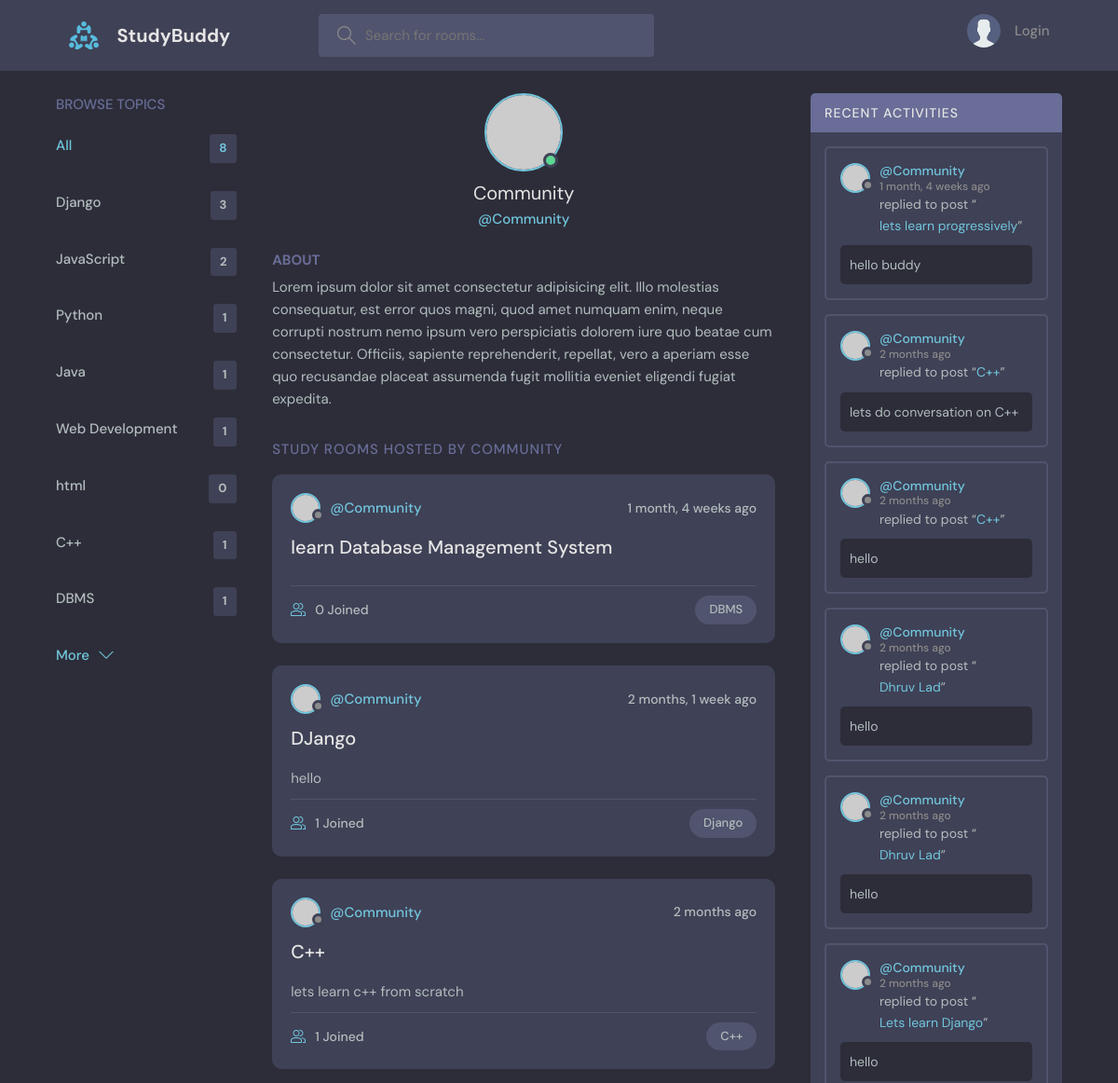
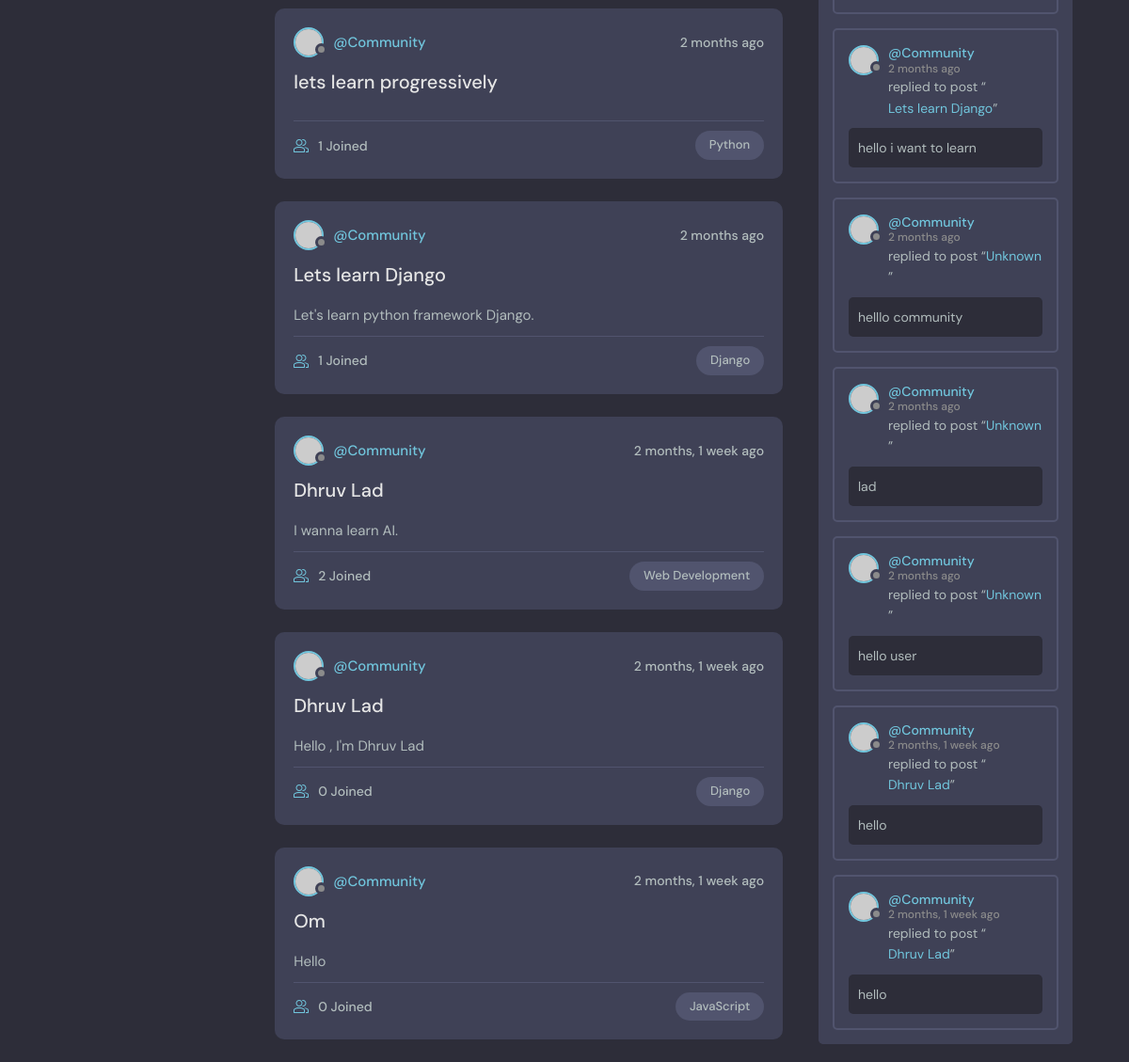
The app's page /profile/1 with its own data (2 pictures, top to bottom).
### CommunityApp/models.py (models this page shows, shortened)
class Topic(models.Model):
    name = models.CharField(max_length = 200)

class Room(models.Model):
    host = models.ForeignKey(User, on_delete=models.SET_NULL, null = True)
    topic = models.ForeignKey(Topic, on_delete=models.SET_NULL, null = True)
    name = models.CharField(max_length = 200)
    description = models.TextField(null = True, blank = True)
    participants = models.ManyToManyField(User, related_name= "participants", blank=True)
    updated = models.DateTimeField(auto_now = True)
    created  = models.DateTimeField(auto_now_add = True)
    class Meta:
        ordering = ['-updated', '-created']

class Message(models.Model):
    user = models.ForeignKey(User, on_delete=models.CASCADE)
    room = models.ForeignKey(Room, on_delete=models.CASCADE)
    body = models.TextField()
    updated = models.DateTimeField(auto_now = True)
    created  = models.DateTimeField(auto_now_add = True)
    class Meta:
        ordering = ['-updated', '-created']

### CommunityApp/views.py (the view)
# urls.py: path('profile/<str:pk>', views.userProfile, name='user-profile'),
def userProfile(request, pk):
    user = User.objects.get(id=pk)
    rooms = user.room_set.all()
    room_messages = user.message_set.all()
    topics = Topic.objects.all()
    context = {'user': user, 'rooms': rooms, 'room_messages': room_messages, 'topics': topics}
    return render(request, 'CommunityApp/profile.html', context)

### CommunityApp/templates/CommunityApp/profile.html (shortened to what this page needs)
{% extends 'main.html' %}
{% block content %}
  <main class="profile-page layout layout--3">
    <div class="container">
        {% include 'CommunityApp/topic_component.html' %}
      <div class="roomList">
        <div class="profile">
          <div class="profile__avatar">
            <div class="avatar avatar--large active">
              <img src="https://randomuser.me/api/portraits/men/11.jpg" />
            </div>
          </div>
          <div class="profile__info">
            <h3>{{user.username}}</h3>
            <p>@{{user.username}}</p>
          </div>
          <div class="profile__about">
            <h3>About</h3>
            <p>
              Lorem ipsum dolor sit amet consectetur adipisicing elit. Illo molestias consequatur, est error quos magni, quod amet numquam enim, neque corrupti nostrum nemo ipsum vero perspiciatis dolorem iure quo beatae cum consectetur. Officiis, sapiente reprehenderit, repellat, vero a aperiam esse quo recusandae placeat assumenda fugit mollitia eveniet eligendi fugiat expedita.
            </p>
          </div>
        </div>
        <div class="roomList__header">
          <div>
            <h2>Study Rooms Hosted by {{user.username}}</a>
            </h2>
          </div>
        </div>
        {% include 'CommunityApp/feed_component.html' %}
      </div>
      <div class="activities">
        {% include 'CommunityApp/activity_component.html' %}
      </div>
    </div>
  </main>
  {% endblock %}

### templates/main.html (shortened to what this page needs)
{% load static %}
<!DOCTYPE html>
<html lang="en">
  <head>
    <link rel="stylesheet" href="{% static 'styles/style.css' %}" />
  </head>
  <body>
    {% include 'navbar.html' %}
    {% block content %}
    {% endblock %}
  </body>
</html>

### templates/navbar.html (shortened to what this page needs)
{% load static %}
<header class="header header--loggedIn">
    <div class="container">
      <a href="/" class="header__logo">
        <img src="{% static 'img/logo.svg' %}" />
        <h1>StudyBuddy</h1>
      </a>
      <form class="header__search" action="{% url 'home' %}" method="get">
        <label>
          <input placeholder="Search for rooms..." name="q" />
        </label>
      </form>
      <nav class="header__menu">
        {% if request.user.is_authenticated %}
        <div class="header__user">
          <a href="{% url 'user-profile' user.id %}">
            <div class="avatar avatar--medium active">
              <img src="https://randomuser.me/api/portraits/men/37.jpg" />
            </div>
            <p>{{request.user.username}} <span>@{{request.user.username}}</span></p>
          </a>
          <button class="dropdown-button">
            <svg version="1.1" xmlns="http://www.w3.org/2000/svg" width="32" height="32" viewBox="0 0 32 32">
              <title>chevron-down</title>
              <path d="M16 21l-13-13h-3l16 16 16-16h-3l-13 13z"></path>
            </svg>
          </button>
        </div>
        {% else %}
        <a href="{% url 'loginpage' %}">
          <img src="{% static 'img/avatar.svg' %}" />
          <p>Login</p>
        </a>
        {% endif %}
      </nav>
    </div>
  </header>

### CommunityApp/templates/CommunityApp/topic_component.html
<div class="topics">
  <div class="topics__header">
    <h2>Browse Topics</h2>
  </div>
  <ul class="topics__list">
    <li>
      <a href="{% url 'home' %}" class="active">All <span>{{topics.count}}</span></a>
    </li>
    {% for topic in topics %}
    <li>
      <a href="{% url 'home' %}?q={{topic.name}}">{{topic.name}} <span>{{topic.room_set.all.count}}</span></a>
    </li>
    {% endfor %}
  </ul>
  <a class="btn btn--link" href="{% url 'topics' %}">
    More
    <svg
      version="1.1"
      xmlns="http://www.w3.org/2000/svg"
      width="32"
      height="32"
      viewBox="0 0 32 32"
    >
      <title>chevron-down</title>
      <path d="M16 21l-13-13h-3l16 16 16-16h-3l-13 13z"></path>
    </svg>
  </a>
</div>

### CommunityApp/templates/CommunityApp/feed_component.html (shortened to what this page needs)
{% for room in rooms %}
<div class="roomListRoom">
  <div class="roomListRoom__header">
    <a href="{% url 'user-profile' room.host.id %}" class="roomListRoom__author">
      <div class="avatar avatar--small">
        <img src="https://randomuser.me/api/portraits/women/11.jpg" />
      </div>
      <span>@{{room.host.username}}</span>
    </a>
    <div class="roomListRoom__actions">
      <span>{{room.created|timesince}} ago</span>
    </div>
  </div>
  <div class="roomListRoom__content">
    <a href="{% url 'room' room.id %}">{{room.name}}</a>
    <p>
      {{room.description}}
    </p>
  </div>
  <div class="roomListRoom__meta">
    <a href="{% url 'room' room.id %}" class="roomListRoom__joined">
      {{room.participants.all.count}} Joined
    </a>
    <p class="roomListRoom__topic">{{room.topic.name}}</p>
  </div>
</div>
{% endfor %}

### CommunityApp/templates/CommunityApp/activity_component.html (shortened to what this page needs)
<div class="activities">
  <div class="activities__header">
    <h2>Recent Activities</h2>
  </div>
  {% for message in room_messages %}
  <div class="activities__box">
    <div class="activities__boxHeader roomListRoom__header">
      <a href="{% url 'user-profile' message.user.id %}" class="roomListRoom__author">
        <div class="avatar avatar--small">
          <img src="https://randomuser.me/api/portraits/women/11.jpg" />
        </div>
        <p>
          @{{message.user}}
          <span>{{message.created|timesince}} ago</span>
        </p>
      </a>
    </div>
    <div class="activities__boxContent">
      <p>
        replied to post “<a href="{% url 'room' message.room.id %}">{{message.room.name}}</a
        >”
      </p>
      <div class="activities__boxRoomContent">
        {{message.body}}
      </div>
    </div>
  </div>
  {% endfor %}
</div>

### records on screen
Topic: name "Django", room_set.all.count "3"
Topic: name "JavaScript", room_set.all.count "2"
Topic: name "Python", room_set.all.count "1"
Topic: name "Java", room_set.all.count "1"
Topic: name "Web Development", room_set.all.count "1"
Topic: name "html", room_set.all.count "0"
Topic: name "C++", room_set.all.count "1"
Topic: name "DBMS", room_set.all.count "1"
Room: host.username "Community", created "1 month, 4 weeks", name "learn Database Management System", participants.all.count "0", topic.name "DBMS"
Room: host.username "Community", created "2 months, 1 week", name "DJango", description "hello", participants.all.count "1", topic.name "Django"
Room: host.username "Community", created "2 months", name "C++", description "lets learn c++ from scratch", participants.all.count "1", topic.name "C++"
Room: host.username "Community", created "2 months", name "lets learn progressively", participants.all.count "1", topic.name "Python"
Room: host.username "Community", created "2 months", name "Lets learn Django", description "Let's learn python framework Django.", participants.all.count "1", topic.name "Django"
Room: host.username "Community", created "2 months, 1 week", name "Dhruv Lad", description "I wanna learn AI.", participants.all.count "2", topic.name "Web Development"
Room: host.username "Community", created "2 months, 1 week", name "Dhruv Lad", description "Hello , I'm Dhruv Lad", participants.all.count "0", topic.name "Django"
Room: host.username "Community", created "2 months, 1 week", name "Om", description "Hello", participants.all.count "0", topic.name "JavaScript"
Message: user "Community", created "1 month, 4 weeks", room.name "lets learn progressively", body "hello buddy"
Message: user "Community", created "2 months", room.name "C++", body "lets do conversation on C++"
Message: user "Community", created "2 months", room.name "C++", body "hello"
Message: user "Community", created "2 months", room.name "Dhruv Lad", body "hello"
Message: user "Community", created "2 months", room.name "Dhruv Lad", body "hello"
Message: user "Community", created "2 months", room.name "Lets learn Django", body "hello"
Message: user "Community", created "2 months", room.name "Lets learn Django", body "hello i want to learn"
Message: user "Community", created "2 months", room.name "Unknown", body "helllo community"
Message: user "Community", created "2 months", room.name "Unknown", body "lad"
Message: user "Community", created "2 months", room.name "Unknown", body "hello user"
Message: user "Community", created "2 months, 1 week", room.name "Dhruv Lad", body "hello"
Message: user "Community", created "2 months, 1 week", room.name "Dhruv Lad", body "hello"

### other values on screen
{{ topics.count }} "8"
{{ user.username }} "Community"
{{ user.username }} "COMMUNITY"
